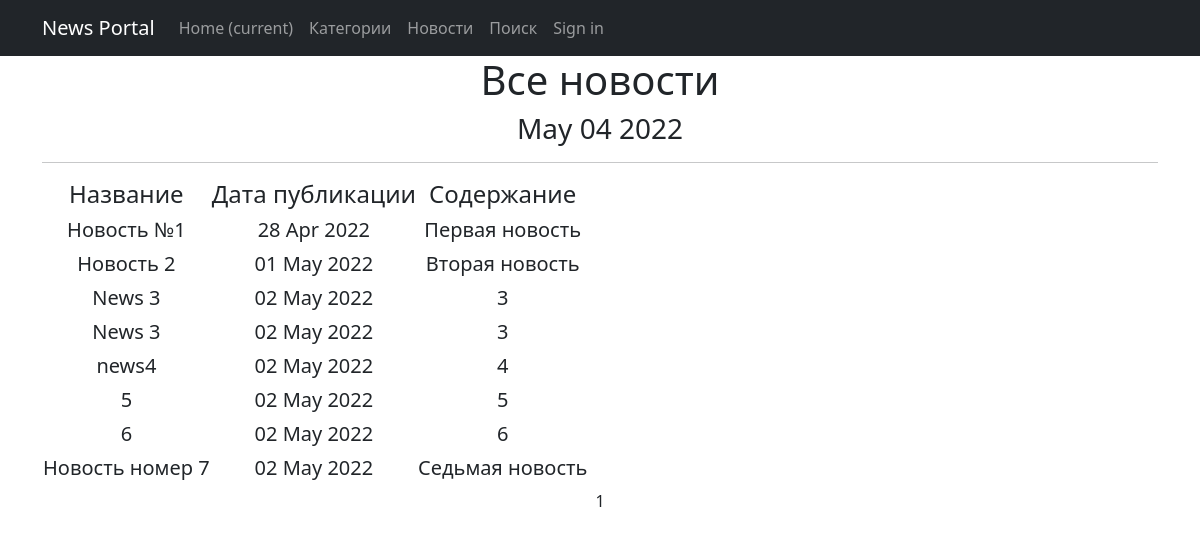
Page /news/ on the committed database.
### news/models.py (models this page shows, shortened)
class Post(models.Model):
    author = models.ForeignKey(Author, on_delete=models.CASCADE)
    NEWS = 'NW'
    ARTICLE = 'AR'
    CATEGORY_CHOICES = (
        (NEWS, 'Новость'),
        (ARTICLE, 'Статья'),
    )
    categoryType = models.CharField(max_length=2, choices=CATEGORY_CHOICES, default=ARTICLE)
    dateCreation = models.DateTimeField(auto_now_add=True)
    postCategory = models.ManyToManyField(Category, through='PostCategory')
    title = models.CharField(max_length=128)
    text = models.TextField()
    rating = models.SmallIntegerField(default=0)

### news/views.py (the view)
# urls.py: path('', NewsList.as_view(), name='news_list'),
class NewsList(ListView):
    model = Post
    queryset = Post.objects.filter(categoryType='NW')
    ordering = 'dateCreation'
    template_name = 'news.html'
    context_object_name = 'news'
    paginate_by = 10
    def get_context_data(self, **kwargs):
        context = super().get_context_data(**kwargs)
        context['time_now'] = datetime.utcnow()
        return context

### news/templatetags/custom_filters.py (called while the page is built)
@register.filter()
def censor(value):
    CENS_WORDS = ['что ', 'новости', 'редиска', 'болван', ]
    cens_set = set(CENS_WORDS)
    value_set = set(value.split(' '))
    if value_set.intersection(cens_set):
        bad_words = list(value_set.intersection(cens_set))
        for i in bad_words:
            value = value.replace(i[1::], "*" * (len(i) - 1))
    return value

### news/templates/news/news.html (shortened to what this page needs)
{% extends 'default.html' %}
{% load custom_filters %}
{% block content %}
<h1>Все новости</h1>
<h3>{{ time_now|date:'M d Y' }}</h3>
<hr>
   {% if news %}
       <table>
           <tr>
               <td><h4> Название </h4></td>
               <td><h4> Дата публикации </h4></td>
               <td><h4> Содержание </h4></td>
           </tr>
            {% for new in news %}
           <tr>
               <td><h5>{{ new.title|censor }}</h5></td>
               <td><h5>{{ new.dateCreation|date:'d M Y' }}</h5></td>
               <td><h5>{{ new.text|censor|truncatewords:20 }}</h5></td>
           </tr>
           {% endfor %}
       </table>
   {% else %}
       <h2>Новостей нет!</h2>
   {% endif %}
   {{ page_obj.number }}
{% endblock content %}

### news/templates/news/default.html (shortened to what this page needs)
<!DOCTYPE html>
<html lang="en">
    <head>
        {% load static %}
        <link href="{% static 'css/styles.css' %}" rel="stylesheet" />
    </head>
    <body>
        <nav class="navbar navbar-expand-lg navbar-dark bg-dark static-top">
           <div class="container">
               <a class="navbar-brand" href="#">News Portal</a>
               <div class="collapse navbar-collapse" id="navbarResponsive">
                   <ul class="navbar-nav ml-auto">
                       <li class="nav-item active">
                           <a class="nav-link" href="#">Home
                               <span class="sr-only">(current)</span>
                           </a>
                       </li>
                       <li class="nav-item">
                           <a class="nav-link" href="http://127.0.0.1:8000/news/category">Категории</a>
                       </li>
                       <li class="nav-item">
                           <a class="nav-link" href="/news/">Новости</a>
                       </li>
                       <li class="nav-item">
                           <a class="nav-link" href="http://127.0.0.1:8000/news/search">Поиск</a>
                       </li>
                       <li class="nav-item">
                           <a class="nav-link" href="/">Sign in</a>
                       </li>
                   </ul>
               </div>
           </div>
        </nav>
        <div class="container">
            <div class="row">
                <div class="col-lg-12 text-center">
                   {% block content %}{% endblock content %}
                </div>
            </div>
        </div>
    </body>
</html>

### rows in the picture
Post: title|censor "Новость №1", dateCreation "28 Apr 2022", text|censor "Первая новость"
Post: title|censor "Новость 2", dateCreation "01 May 2022", text|censor "Вторая новость"
Post: title|censor "News 3", dateCreation "02 May 2022", text|censor "3"
Post: title|censor "News 3", dateCreation "02 May 2022", text|censor "3"
Post: title|censor "news4", dateCreation "02 May 2022", text|censor "4"
Post: title|censor "5", dateCreation "02 May 2022", text|censor "5"
Post: title|censor "6", dateCreation "02 May 2022", text|censor "6"
Post: title|censor "Новость номер 7", dateCreation "02 May 2022", text|censor "Седьмая новость"

### other values in the picture
{{ time_now|date:'M d Y' }} "May 04 2022"
{{ page_obj.number }} "1"
